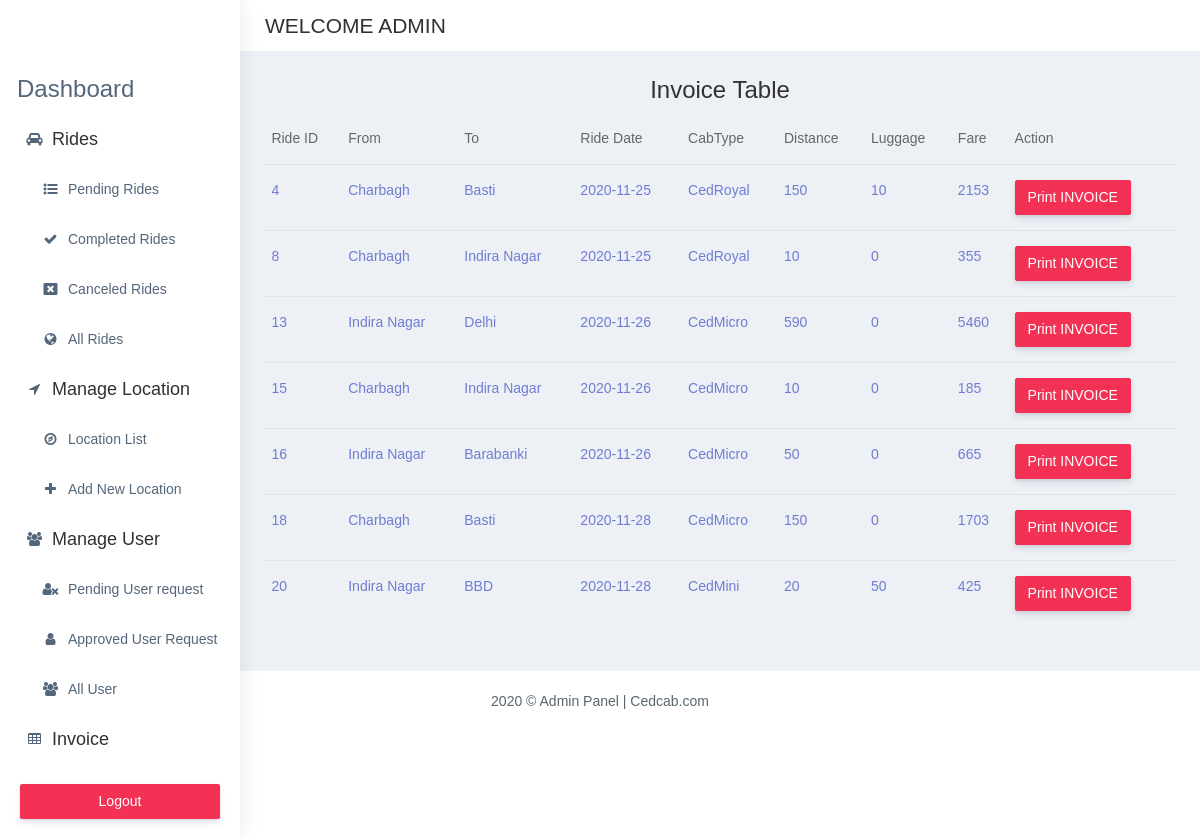
Page /admin/invoiceTable.php (signed in) on the committed database.
### tables this page shows
CREATE TABLE `tbl_ride` (
  `ride_id` int(20) NOT NULL,
  `ride_date` date NOT NULL,
  `fromLocation` varchar(50) NOT NULL,
  `toLocation` varchar(50) NOT NULL,
  `cabtype` varchar(50) NOT NULL,
  `total_distance` varchar(50) NOT NULL,
  `luggage` varchar(50) NOT NULL,
  `total_fare` varchar(50) NOT NULL,
  `status` int(20) NOT NULL,
  `customer_user_id` varchar(50) NOT NULL,
  `is_deleted` tinyint(1) NOT NULL
);

### ride.class.php (called while the page is built, shortened)
<?php
class Ride
{
    public $conn;
    public function __construct()
    {
        $this->conn = mysqli_connect(DB_SERVER, DB_USER, DB_PASS, DB_NAME) or die('Connection Error! ' . mysqli_error($this->conn));
    }
        public function invoice(){
            $query=mysqli_query($this->conn,"select * from tbl_ride where status='1' OR status='2' AND (is_deleted='0')");
            $result=$query->num_rows;
            if($result>0) {
                return $query;
            } else {
                return false;
            }
        }
}
?>

### admin/invoiceTable.php (the view, shortened to what this page needs)
<?php
include_once '../ride.class.php';
$rideRequest=new Ride();
?>
<?php include_once './sidebar.php'?>
        <div class="container-fluid">
            <h2 class="text-center text-dark">Invoice Table</h2>
                            <div class="table-responsive">
                                <table class="table no-wrap">
                                    <thead>
                                        <tr>
                                            <th class="border-top-0">Ride ID</th>
                                            <th class="border-top-0">From</th>
                                            <th class="border-top-0">To</th>
                                            <th class="border-top-0">Ride Date</th>
                                            <th class="border-top-0">CabType</th>
                                            <th class="border-top-0">Distance</th>
                                            <th class="border-top-0">Luggage</th>
                                            <th class="border-top-0">Fare</th>
                                            <th class="border-top-0">Action</th>
                                        </tr>
                                    </thead>
                                    <tbody id="tablebody">
                                       <?php
                                       $data=$rideRequest->invoice();
                                       foreach($data as $element) {
                                        $rideID=$element['ride_id'];
                                        $fromLocation=$element['fromLocation'];
                                        $toLocation=$element['toLocation'];
                                        $rideDate=$element['ride_date'];
                                        $cabType=$element['cabtype'];
                                        $distance=$element['total_distance'];
                                        $luggage=$element['luggage'];
                                        $fare=$element['total_fare'];
                                        $html="<tr>";
                                        $html.="<td class='text-purple'>$rideID</td>";
                                        $html.="<td class='text-purple'>$fromLocation</td>";
                                        $html.="<td class='text-purple'>$toLocation</td>";
                                        $html.="<td class='text-purple'>$rideDate</td>";
                                        $html.="<td class='text-purple'>$cabType</td>";
                                        $html.="<td class='text-purple'>$distance</td>";
                                        $html.="<td class='text-purple'>$luggage</td>";
                                        $html.="<td class='text-purple'>$fare</td>";
                                        $html.="<td><a href='printInvoice.php?rideid=$rideID' class='btn btn-danger'>Print INVOICE</a></td>";
                                        $html.="</tr>";
                                        echo $html;
                                       }
                                       ?>
                                    </tbody>
                                </table>
                            </div>
                        </div>
                    </div>
                </div>
            <footer class="footer text-center"> 2020 © Admin Panel | Cedcab.com
            </footer>
</body>
</html>

### rows in the picture
tbl_ride: ride_id "4", fromLocation "Charbagh", toLocation "Basti", ride_date "2020-11-25", cabtype "CedRoyal", total_distance "150", luggage "10", total_fare "2153"
tbl_ride: ride_id "8", fromLocation "Charbagh", toLocation "Indira Nagar", ride_date "2020-11-25", cabtype "CedRoyal", total_distance "10", luggage "0", total_fare "355"
tbl_ride: ride_id "13", fromLocation "Indira Nagar", toLocation "Delhi", ride_date "2020-11-26", cabtype "CedMicro", total_distance "590", luggage "0", total_fare "5460"
tbl_ride: ride_id "15", fromLocation "Charbagh", toLocation "Indira Nagar", ride_date "2020-11-26", cabtype "CedMicro", total_distance "10", luggage "0", total_fare "185"
tbl_ride: ride_id "16", fromLocation "Indira Nagar", toLocation "Barabanki", ride_date "2020-11-26", cabtype "CedMicro", total_distance "50", luggage "0", total_fare "665"
tbl_ride: ride_id "18", fromLocation "Charbagh", toLocation "Basti", ride_date "2020-11-28", cabtype "CedMicro", total_distance "150", luggage "0", total_fare "1703"
tbl_ride: ride_id "20", fromLocation "Indira Nagar", toLocation "BBD", ride_date "2020-11-28", cabtype "CedMini", total_distance "20", luggage "50", total_fare "425"
